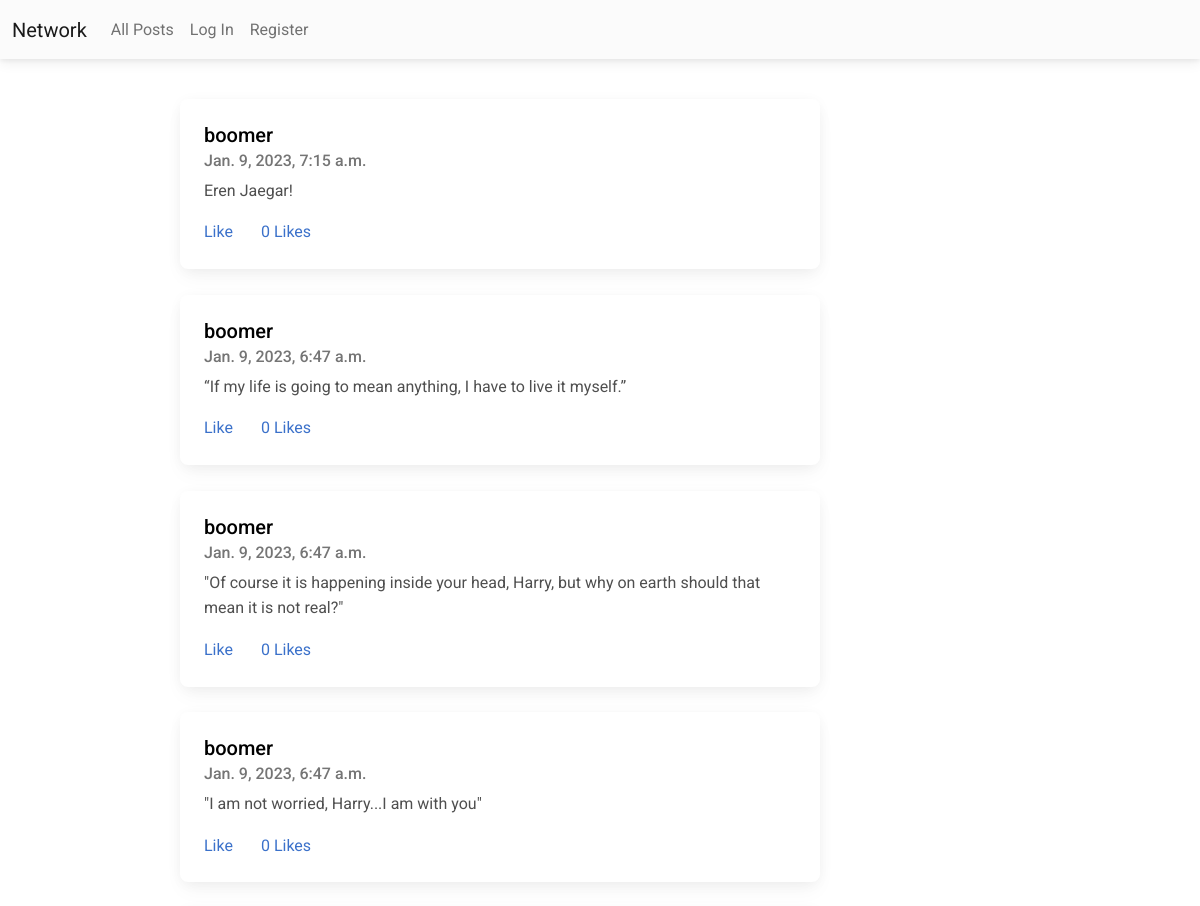
Before: / (upper part) with the older database file.
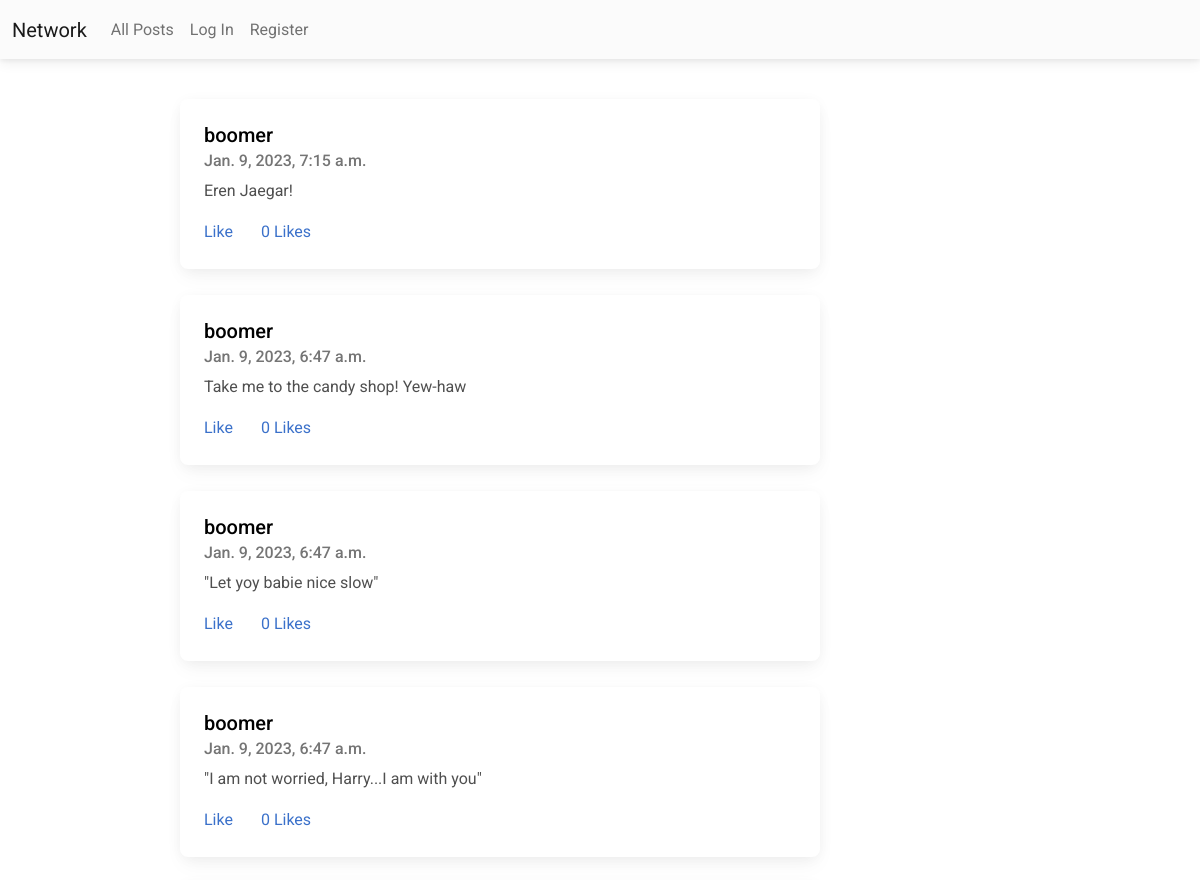
After: the same page with the newer database file.
### network/models.py (models this page shows, shortened)
class Post(models.Model):
    id = models.AutoField(primary_key=True)
    user = models.ForeignKey(User, on_delete=models.CASCADE, related_name="posts")
    content = models.TextField(blank=True)
    likes=models.ManyToManyField(User, blank=True, related_name="liked_posts")
    timestamp = models.DateTimeField(auto_now_add=True)

class User(AbstractUser):
    followers = models.ManyToManyField("User", blank=True, related_name="user_following")
    following = models.ManyToManyField("User", blank=True, related_name="user_followers")

### network/views.py (the view)
# urls.py: path("", views.index, name="index"),
def index(request):
    posts = Post.objects.all().order_by('-timestamp')
    paginator = Paginator(posts, 10)
    page_number = request.GET.get('page')
    page_obj = paginator.get_page(page_number)
    total_pages = range(1, paginator.num_pages+1)
    return render(request, 'network/index.html', {'page_obj': page_obj, 'total_pages': total_pages})

### network/templates/network/index.html (shortened to what this page needs)
{% extends "network/layout.html" %}
{% load static %}
{% block body %}
    <div class="spacing">
        {% for post in page_obj %}
        <div class="card">
            <div class="card-body" id="post-{{post.pk}}">
                <a class="post_user" href="{% url 'profile' post.user %}"><h5 class="card-title">{{post.user}}</h5></a>
                <h6 class="card-subtitle mb-2 text-muted">{{ post.timestamp }}</h6>
                <p id="content-{{post.pk}}"class="card-text">{{ post.content }}</p>
                <a href="#" class="card-link">Like</a>
                <a href="#" class="card-link">
                    {% if post.like %}
                        {{ post.likes }} &nbsp
                    {% else %}
                        0 Likes &nbsp
                    {% endif %}
                </a>
            </div>
        </div>
        <br>
        {% endfor %}
    </div>
{% endblock %}

### network/templates/network/layout.html (shortened to what this page needs)
{% load static  %}
<!DOCTYPE html>
<html lang="en">
    <head>
        <link
        href="https://cdnjs.cloudflare.com/ajax/libs/font-awesome/6.0.0/css/all.min.css"
        rel="stylesheet"
        />
        <link
        href="https://cdnjs.cloudflare.com/ajax/libs/mdb-ui-kit/6.0.1/mdb.min.css"
        rel="stylesheet"
        />
        <link href="{% static 'network/styles.css' %}" rel="stylesheet">
    </head>
    <body>
        {% include 'network/navbar.html' %}
        <div class="body">
            {% block body %}
            {% endblock %}
        </div>
    </body>
</html>

### network/templates/network/navbar.html (shortened to what this page needs)
<nav class="navbar navbar-expand-lg navbar-light bg-light">
    <div class="container-fluid">
        <a class="navbar-brand" href="{% url 'index' %}">Network</a>
        <div class="collapse navbar-collapse" id="navbarNav">
        <ul class="navbar-nav">
            <li class="nav-item">
            <a class="nav-link" href="{% url 'index' %}">All Posts</a>
            </li>
            {% if user.is_authenticated %}
                <li class="nav-item">
                    <a class="nav-link" href="{% url 'newpost' %}">New Post</a>
                </li>
                <li class="nav-item">
                    <a class="nav-link" href="{% url 'followingfeed' %}">Following</a>
                </li>
                <li class="nav-item">
                    <a class="nav-link" href="{% url 'logout' %}">Log Out</a>
                </li>
            {% else %}
                <li class="nav-item">
                    <a class="nav-link" href="{% url 'login' %}">Log In</a>
                </li>
                <li class="nav-item">
                    <a class="nav-link" href="{% url 'register' %}">Register</a>
                </li>
            {% endif %}
        </ul>
        </div>
    </div>
  </nav>

### network/static/network/styles.css (style rules this page uses)
.spacing { margin: 5vh 15vw; }
.card { width: 40rem; }
.post_user { text-decoration: none; color: #000; }

Changed rows visible on the page:
changed Post: content "“If my life is going to mean anything, I have to live it myself.”" → "Take me to the candy shop! Yew-haw"
changed Post: content "\"Of course it is happening inside your head, Harry, but why on earth should that mean it is not real?\"" → "\"Let yoy babie nice slow\""
